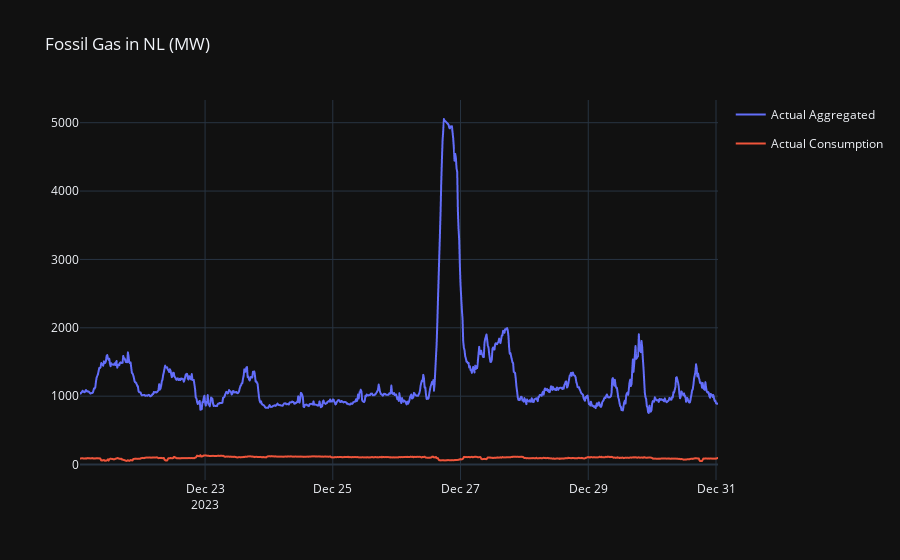

Notebook source saved alongside this figure:
### Code cell
import plotly.graph_objects as plgo
import plotly.express as plx
generation_type = 'Fossil Gas'
country_code = 'NL'
fig = plx.line(generation_nl.loc[:,pd.IndexSlice[generation_type]])
fig.layout = plgo.Layout({'title':f'{generation_type} in {country_code} (MW)'})
fig.show()

### Figure 1 — Plotly figure (JSON) as saved in the notebook; plotly's stock layout.template omitted (floating-point values rounded to 4 significant figures; data arrays with more than 128 entries replaced by an {"elided": "..."} marker saying what was removed)
{"data": [{"hovertemplate": "variable=Actual Aggregated<br>index=%{x}<br>value=%{y}<extra></extra>", "legendgroup": "Actual Aggregated", "line": {"color": "#636efa", "dash": "solid"}, "marker": {"symbol": "circle"}, "mode": "lines", "name": "Actual Aggregated", "showlegend": true, "x": {"elided": "960 str values"}, "xaxis": "x", "y": {"elided": "960 float values"}, "yaxis": "y", "type": "scattergl"}, {"hovertemplate": "variable=Actual Consumption<br>index=%{x}<br>value=%{y}<extra></extra>", "legendgroup": "Actual Consumption", "line": {"color": "#EF553B", "dash": "solid"}, "marker": {"symbol": "circle"}, "mode": "lines", "name": "Actual Consumption", "showlegend": true, "x": {"elided": "960 str values"}, "xaxis": "x", "y": {"elided": "960 float values"}, "yaxis": "y", "type": "scattergl"}], "layout": {"title": {"text": "Fossil Gas in NL (MW)"}}}
